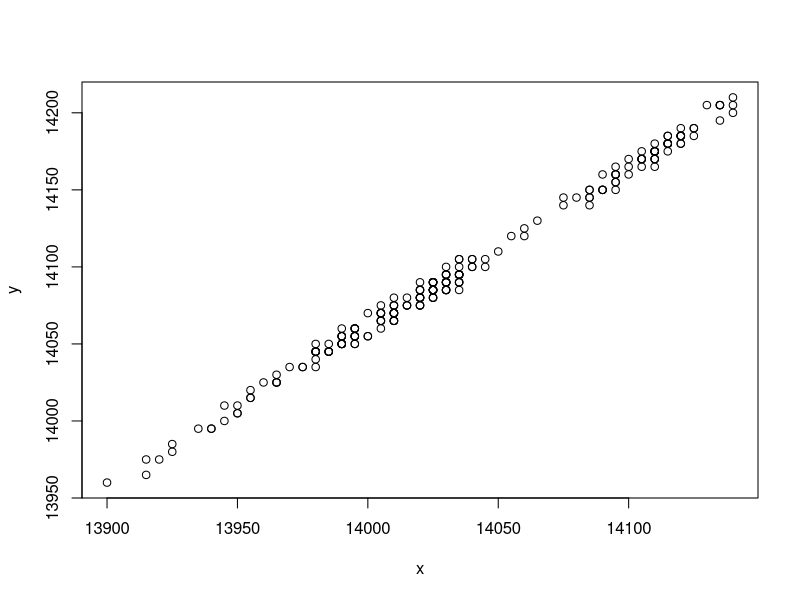
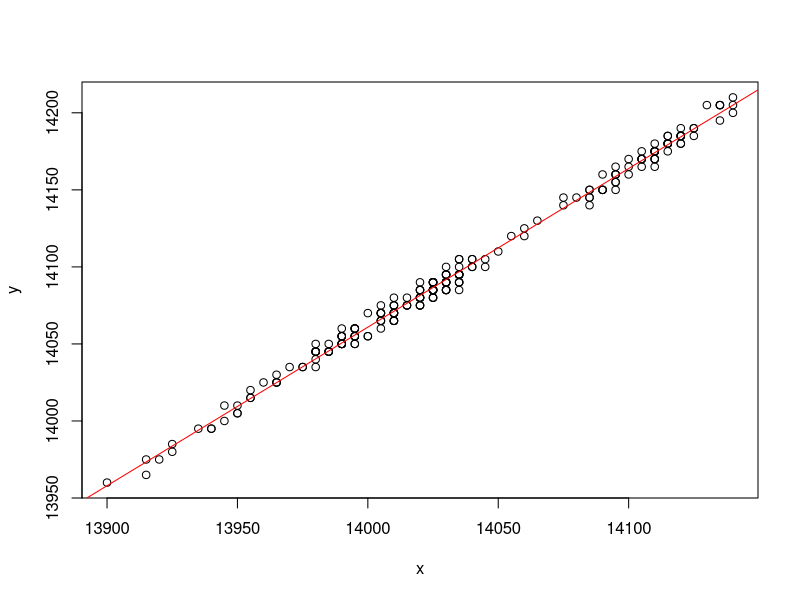
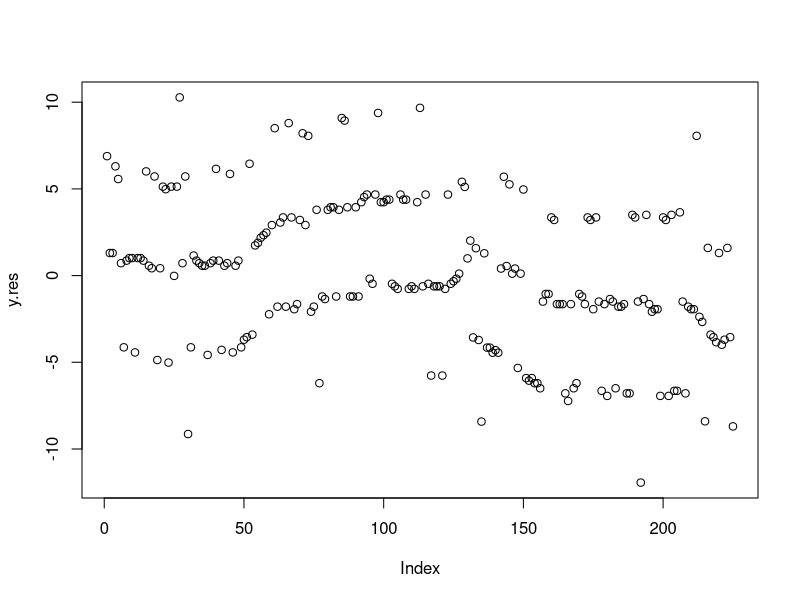
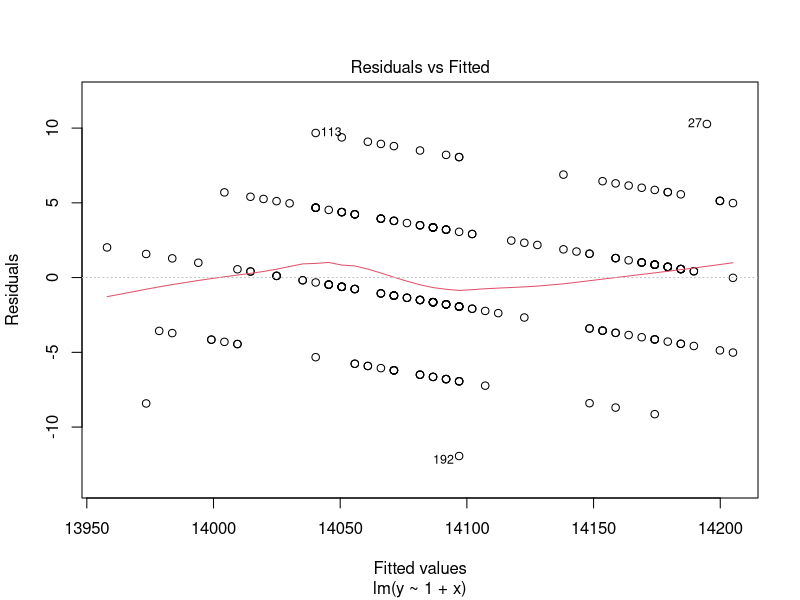
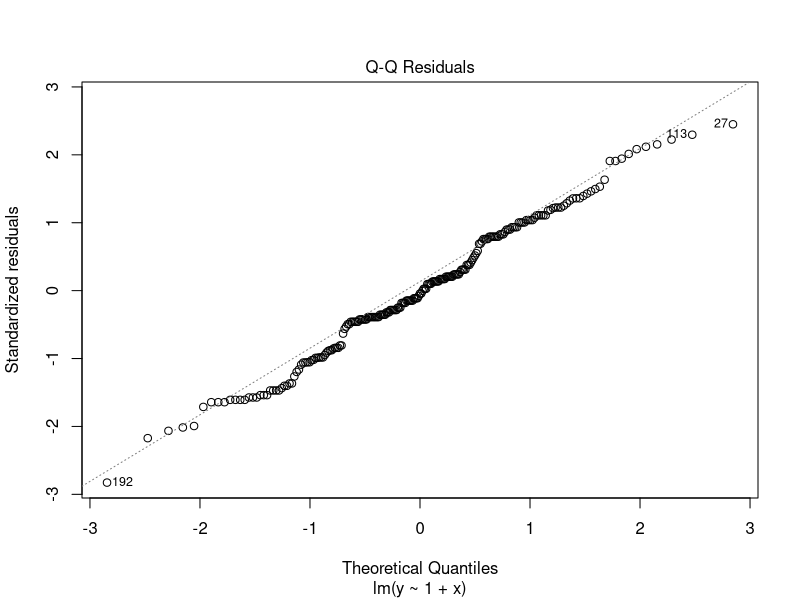
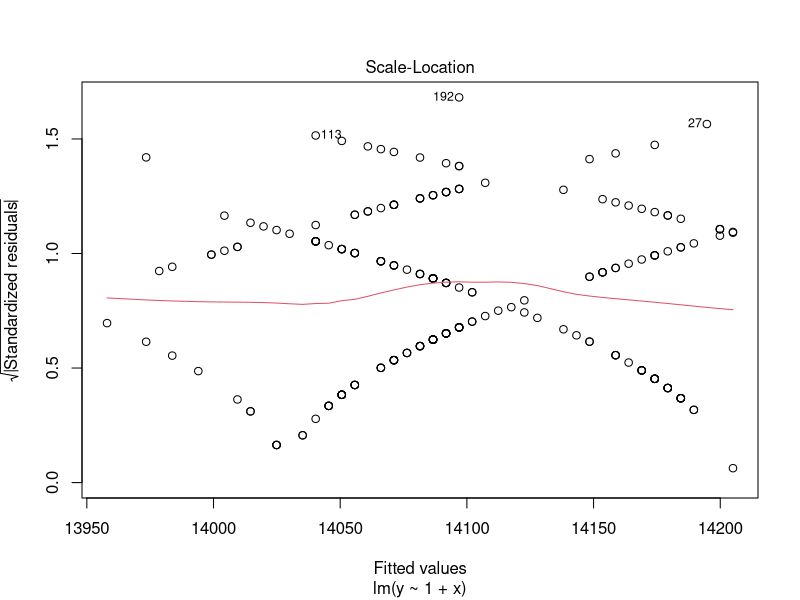
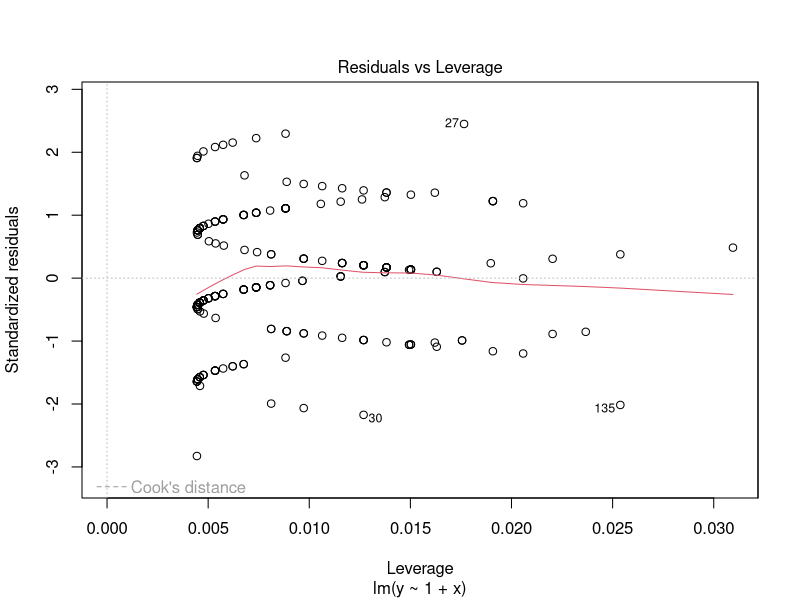
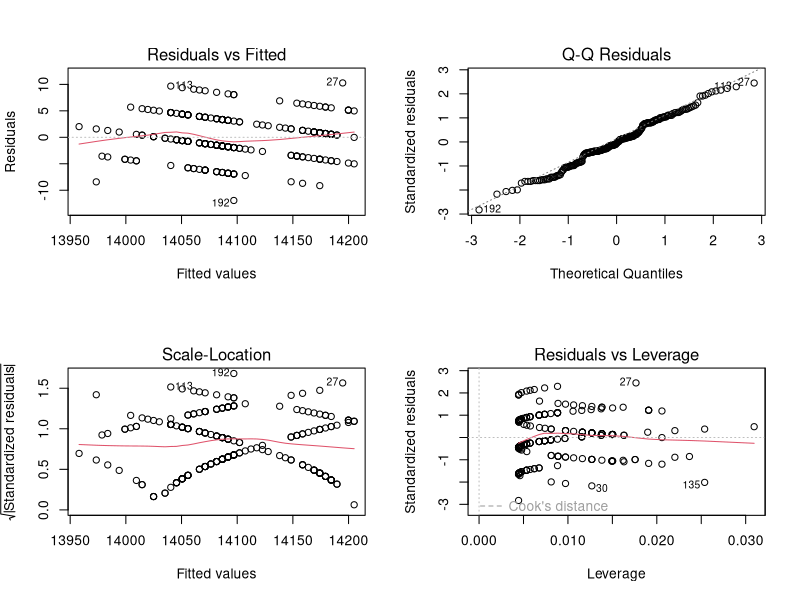

Here is the R script that generated these plots, in order:
library(zoo)
library(xts)

options(stringsAsFactors = FALSE)
dat<-read.csv(file="zn.csv",sep=",")
df<-xts(dat[,-1],order.by=as.POSIXct(dat[,1]))

head(df)

x<-as.numeric(df[,1])
y<-as.numeric(df[,2])

plot(y~x+1)

Xm<-mean(x);Xm
Ym<-mean(y);Ym

b <- sum((x-Xm)*(y-Ym)) / sum((x-Xm)^2) ;b
a <- Ym - b * Xm;b

lm.ab<-lm(y ~ 1+x)
lm.ab

plot(y~x+1)
abline(lm.ab,col='red')

summary(lm.ab)

y.res<-residuals(lm.ab)
head(y.res)
shapiro.test(y.res)
plot(y.res)

plot(lm.ab) 

par(mfrow=c(2,2))
plot(lm.ab)

df[c(27,192),]

df2<-df[-c(27,192),]
x2<-as.numeric(df2[,1])
y2<-as.numeric(df2[,2])
lm.ab2<-lm(y2 ~ 1+x2)
summary(lm.ab2)

newX<-data.frame(x=14040)
lm.pred<-predict(lm.ab,newX,interval="prediction",level=0.95)
lm.pred

plot(y~x+1)
abline(lm.ab,col='red')
points(rep(newX$x,3),y=lm.pred,pch=19,col=c('red','blue','green'))


